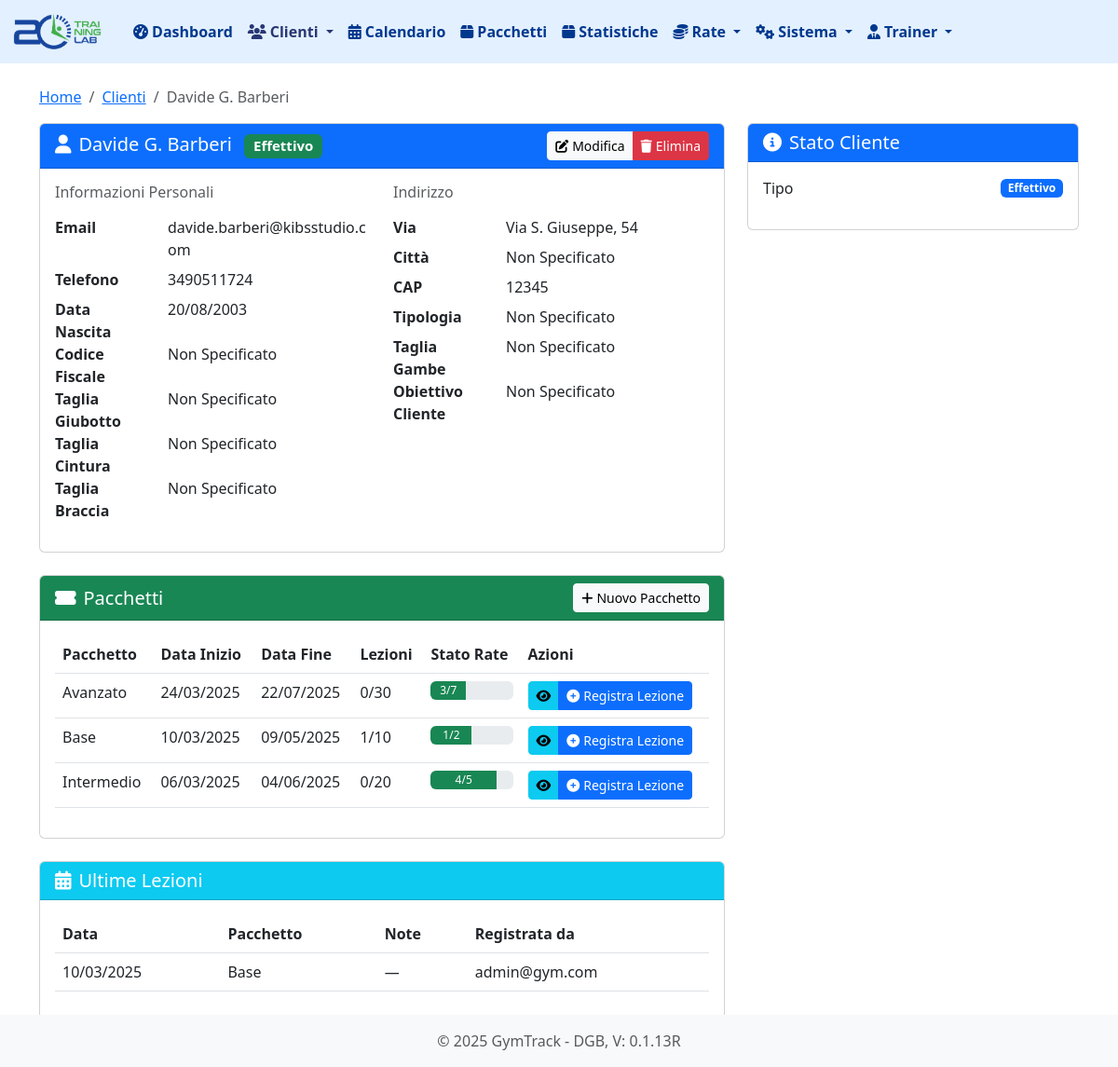
Screenshot of /clienti/1 with the database file from the repository.
### tables this page shows
CREATE TABLE "clienti" (
                    id INTEGER PRIMARY KEY AUTOINCREMENT,
                    nome TEXT NOT NULL,
                    cognome TEXT NOT NULL,
                    email TEXT,
                    telefono TEXT,
                    data_nascita TEXT,
                    indirizzo TEXT,
                    citta TEXT,
                    cap TEXT,
                    note TEXT,
                    tipo TEXT NOT NULL,  -- 'lead' o 'effettivo'
                    codice_fiscale TEXT, -- New field for tax code
                    data_registrazione TEXT NOT NULL
                , sede_id INTEGER DEFAULT 1, tipologia TEXT, taglia_gambe TEXT, taglia_braccia TEXT, taglia_giubotto TEXT, taglia_cintura TEXT, obiettivo_cliente TEXT, provenienza TEXT);

CREATE TABLE abbonamenti (
        id INTEGER PRIMARY KEY AUTOINCREMENT,
        cliente_id INTEGER NOT NULL,
        pacchetto_id INTEGER NOT NULL,
        data_inizio TEXT NOT NULL,
        data_fine TEXT NOT NULL,
        numero_lezioni INTEGER NOT NULL,
        lezioni_utilizzate INTEGER NOT NULL DEFAULT 0,
        prezzo_totale REAL NOT NULL,
        numero_rate INTEGER NOT NULL, sede_id INTEGER DEFAULT 1,
        FOREIGN KEY (cliente_id) REFERENCES clienti (id),
        FOREIGN KEY (pacchetto_id) REFERENCES pacchetti (id)
    );

CREATE TABLE pacchetti (
        id INTEGER PRIMARY KEY AUTOINCREMENT,
        nome TEXT NOT NULL,
        descrizione TEXT,
        prezzo REAL NOT NULL,
        numero_lezioni INTEGER NOT NULL,
        durata_giorni INTEGER NOT NULL,
        attivo BOOLEAN NOT NULL DEFAULT 1
    , sede_id INTEGER DEFAULT 1, pagamento_unico BOOLEAN NOT NULL DEFAULT 0, data_scadenza DATE);

CREATE TABLE "lezioni" (
                id INTEGER PRIMARY KEY AUTOINCREMENT,
                abbonamento_id INTEGER NOT NULL,
                data DATE NOT NULL,
                note TEXT,
                registrata_da INTEGER DEFAULT 1, sede_id INTEGER DEFAULT 1,
                FOREIGN KEY (abbonamento_id) REFERENCES abbonamenti (id),
                FOREIGN KEY (registrata_da) REFERENCES utenti (id)
            );

CREATE TABLE utenti (
                id INTEGER PRIMARY KEY AUTOINCREMENT,
                nome TEXT NOT NULL,
                cognome TEXT NOT NULL,
                email TEXT UNIQUE NOT NULL,
                password TEXT NOT NULL,
                ruolo TEXT NOT NULL DEFAULT 'staff',
                attivo BOOLEAN NOT NULL DEFAULT 1,
                data_creazione TIMESTAMP DEFAULT CURRENT_TIMESTAMP
            );

### routes/clienti.py (the view)
@clienti_bp.route('/clienti/<int:cliente_id>')
def dettaglio_cliente(cliente_id):
    cliente = db.get_cliente(cliente_id)
    if not cliente:
        flash('Cliente non trovato', 'error')
        return redirect(url_for('clienti.lista_clienti'))
    abbonamenti = db.get_abbonamenti_by_cliente(cliente_id)
    lezioni = db.get_lezioni_by_cliente(cliente_id)
    lezioni = [dict(lezione) for lezione in lezioni]
    for lezione in lezioni:
        print(lezione['registrata_da'])
        lezione['registrata_da'] = db.get_user_email_by_id(lezione['registrata_da'])
    oggi = datetime.now().strftime('%Y-%m-%d')
    return render_template('clienti/dettaglio.html',
                         cliente=cliente,
                         abbonamenti=abbonamenti,
                         lezioni=lezioni,
                         oggi=oggi)

### app.py (called while the page is built)
@app.before_request
def setup():
    db.init_db()
    db.create_user_tables()
    g.hierarchy = db.build_hierarchy(session.get('user_role'), session.get('user_email'))

@app.template_filter('format_date')
def format_date_filter(date):
    if isinstance(date, str):
        try:
            date = datetime.strptime(date, '%Y-%m-%d')
        except ValueError:
            return date  # Ritorna la stringa originale se non può essere convertita
    try:
        return date.strftime('%d/%m/%Y')
    except AttributeError:
        return date  # Ritorna il valore originale se non può essere formattato

### database.py (called while the page is built, shortened)
def get_db_connection():
    conn = sqlite3.connect(DATABASE_PATH)
    conn.row_factory = sqlite3.Row
    return conn

def init_db():
    if os.path.exists(DATABASE_PATH):
        return

def get_cliente(cliente_id):
    conn = get_db_connection()
    cliente = conn.execute('SELECT * FROM clienti WHERE id = ?', (cliente_id,)).fetchone()
    conn.close()
    return cliente

def get_abbonamenti_by_cliente(cliente_id):
    conn = get_db_connection()
    try:
        abbonamenti = conn.execute('''
            SELECT
                a.*,
                p.nome as nome_pacchetto,
                (SELECT COUNT(*) FROM rate r WHERE r.abbonamento_id = a.id AND r.pagato = 1) as rate_pagate
            FROM abbonamenti a
            JOIN pacchetti p ON a.pacchetto_id = p.id
            WHERE a.cliente_id = ?
            ORDER BY a.data_inizio DESC
        ''', (cliente_id,)).fetchall()
        return abbonamenti
    finally:
        conn.close()

def get_lezioni_by_cliente(cliente_id):
    conn = get_db_connection()
    lezioni = conn.execute('''
        SELECT l.*,
               p.nome as tipo,
               'Admin' as registrata_da_nome  -- Valore predefinito per ora
        FROM lezioni l
        JOIN abbonamenti a ON l.abbonamento_id = a.id
        JOIN pacchetti p ON a.pacchetto_id = p.id
        WHERE a.cliente_id = ?
        ORDER BY l.data DESC
    ''', (cliente_id,)).fetchall()
    conn.close()
    return lezioni

def build_hierarchy(user_role=None, user_email=None):
    hierarchy = []
    franchisor_id = None
    if user_role == 'franchisor':
        franchisor = get_franchisor_by_email(user_email)
        if franchisor:
            franchisor_id = franchisor['id']
    return hierarchy

### templates/clienti/dettaglio.html (shortened to what this page needs)
{% extends 'base.html' %}
{% block content %}
<nav aria-label="breadcrumb">
    <ol class="breadcrumb">
        <li class="breadcrumb-item"><a href="{{ url_for('index') }}">Home</a></li>
        <li class="breadcrumb-item"><a href="{{ url_for('clienti.lista_clienti') }}">Clienti</a></li>
        <li class="breadcrumb-item active">{{ cliente.nome }} {{ cliente.cognome }}</li>
    </ol>
</nav>
<div class="row mb-4">
    <div class="col-md-8">
        <div class="card">
            <div class="card-header bg-primary text-white d-flex justify-content-between align-items-center">
                <h5 class="card-title mb-0">
                    <i class="fas fa-user me-2"></i>{{ cliente.nome }} {{ cliente.cognome }}
                    {% if cliente.tipo == 'lead' %}
                        <span class="badge bg-warning ms-2">Lead</span>
                    {% else %}
                        <span class="badge bg-success ms-2">Effettivo</span>
                    {% endif %}
                </h5>
                <div class="btn-group">
                    <a href="{{ url_for('clienti.modifica_cliente', cliente_id=cliente.id) }}"
                       class="btn btn-light btn-sm">
                        <i class="fas fa-edit me-1"></i>Modifica
                    </a>
                    <button type="button"
                            class="btn btn-danger btn-sm"
                            data-bs-toggle="modal"
                            data-bs-target="#eliminaModal">
                        <i class="fas fa-trash me-1"></i>Elimina
                    </button>
                </div>
            </div>
            <div class="card-body">
                <div class="row">
                    <div class="col-md-6">
                        <h6 class="text-muted mb-3">Informazioni Personali</h6>
                        <dl class="row">
                            <dt class="col-sm-4">Email</dt>
                            <dd class="col-sm-8">{{ cliente.email or 'Non Specificato' }}</dd>
                            <dt class="col-sm-4">Telefono</dt>
                            <dd class="col-sm-8">{{ cliente.telefono or 'Non Specificato' }}</dd>
                            <dt class="col-sm-4">Data Nascita</dt>
                            <dd class="col-sm-8">{{ cliente.data_nascita|format_date or 'Non Specificato' }}</dd>
                            <dt class="col-sm-4">Codice Fiscale</dt>
                            <dd class="col-sm-8">{{ cliente.codice_fiscale or 'Non Specificato' }}</dd>
                            <dt class="col-sm-4">Taglia Giubotto</dt>
                            <dd class="col-sm-8">{{ cliente.taglia_giubotto or 'Non Specificato' }}</dd>
                            <dt class="col-sm-4">Taglia Cintura</dt>
                            <dd class="col-sm-8">{{ cliente.taglia_cintura or 'Non Specificato' }}</dd>
                            <dt class="col-sm-4">Taglia Braccia</dt>
                            <dd class="col-sm-8">{{ cliente.taglia_braccia or 'Non Specificato' }}</dd>
                        </dl>
                    </div>
                    <div class="col-md-6">
                        <h6 class="text-muted mb-3">Indirizzo</h6>
                        <dl class="row">
                            <dt class="col-sm-4">Via</dt>
                            <dd class="col-sm-8">{{ cliente.indirizzo or 'Non Specificato' }}</dd>
                            <dt class="col-sm-4">Città</dt>
                            <dd class="col-sm-8">{{ cliente.citta or 'Non Specificato' }}</dd>
                            <dt class="col-sm-4">CAP</dt>
                            <dd class="col-sm-8">{{ cliente.cap or 'Non Specificato' }}</dd>
                            <dt class="col-sm-4">Tipologia</dt>
                            <dd class="col-sm-8">{{ cliente.tipologia or 'Non Specificato'}}</dd>
                            <dt class="col-sm-4">Taglia Gambe</dt>
                            <dd class="col-sm-8">{{ cliente.taglia_gambe or 'Non Specificato' }}</dd>
                            <dt class="col-sm-4">Obiettivo Cliente</dt>
                            <dd class="col-sm-8">{{ cliente.obiettivo_cliente or 'Non Specificato' }}</dd>
                        </dl>
                    </div>
                </div>
            </div>
        </div>
<div class="card mt-4">
    <div class="card-header bg-success text-white d-flex justify-content-between align-items-center">
        <h5 class="card-title mb-0">
            <i class="fas fa-ticket-alt me-2"></i>Pacchetti
        </h5>
        <div>
            <a href="{{ url_for('abbonamenti.nuovo_abbonamento', cliente_id=cliente.id) }}"
               class="btn btn-light btn-sm">
                <i class="fas fa-plus me-1"></i>Nuovo Pacchetto
            </a>
        </div>
    </div>
    <div class="card-body">
        {% if abbonamenti %}
            <div class="table-responsive">
                <table class="table table-hover">
                    <thead>
                        <tr>
                            <th>Pacchetto</th>
                            <th>Data Inizio</th>
                            <th>Data Fine</th>
                            <th>Lezioni</th>
                            <th>Stato Rate</th>
                            <th>Azioni</th>
                        </tr>
                    </thead>
                    <tbody>
                        {% for abb in abbonamenti %}
                            <tr>
                                <td>{{ abb.nome_pacchetto }}</td>
                                <td>{{ abb.data_inizio|format_date }}</td>
                                <td>{{ abb.data_fine|format_date }}</td>
                                <td>
                                    {{ abb.lezioni_utilizzate }}/{{ abb.numero_lezioni }}
                                </td>
                                <td>
                                    {% set rate_pagate = abb.rate_pagate|default(0) %}
                                    {% set rate_totali = abb.numero_rate|default(1) %}
                                    <div class="progress" style="height: 20px;">
                                        <div class="progress-bar bg-success"
                                             role="progressbar"
                                             style="width: {{ (rate_pagate/rate_totali * 100)|round }}%"
                                             aria-valuenow="{{ rate_pagate }}"
                                             aria-valuemin="0"
                                             aria-valuemax="{{ rate_totali }}">
                                            {{ rate_pagate }}/{{ rate_totali }}
                                        </div>
                                    </div>
                                </td>
                                <td>
                                    <div class="btn-group">
                                        <a href="{{ url_for('abbonamenti.dettaglio_abbonamento', abbonamento_id=abb.id) }}"
                                           class="btn btn-sm btn-info">
                                            <i class="fas fa-eye"></i>
                                        </a>
                                        <a href="{{ url_for('lezioni.registra_lezione', abbonamento_id=abb.id) }}"
                                           class="btn btn-sm btn-primary">
                                            <i class="fas fa-plus-circle me-1"></i>Registra Lezione
                                        </a>
                                    </div>
                                </td>
                            </tr>
                        {% endfor %}
                    </tbody>
                </table>
            </div>
        {% else %}
            <div class="alert alert-info">
                <i class="fas fa-info-circle me-2"></i>Nessun pacchetto attivo.
            </div>
        {% endif %}
    </div>
</div>
        <div class="card mt-4">
            <div class="card-header bg-info text-white">
                <h5 class="card-title mb-0">
                    <i class="fas fa-calendar-alt me-2"></i>Ultime Lezioni
                </h5>
            </div>
            <div class="card-body">
                {% if lezioni %}
                    <div class="table-responsive">
                        <table class="table table-hover">
                            <thead>
                                <tr>
                                    <th>Data</th>
                                    <th>Pacchetto</th>
                                    <th>Note</th>
                                    <th>Registrata da</th>
                                </tr>
                            </thead>
                            <tbody>
                                {% for lezione in lezioni %}
                                    <tr>
                                        <td>{{ lezione.data|format_date }}</td>
                                        <td>{{ lezione.tipo }}</td>
                                        <td>{{ lezione.note or '—' }}</td>
                                        <td>{{ lezione.registrata_da or '—' }}</td>
                                    </tr>
                                {% endfor %}
                            </tbody>
                        </table>
                    </div>
                {% else %}
                    <div class="alert alert-info">
                        <i class="fas fa-info-circle me-2"></i>Nessuna lezione registrata.
                    </div>
                {% endif %}
            </div>
        </div>
    </div>
    <div class="col-md-4">
        <div class="card mb-4">
            <div class="card-header bg-primary text-white">
                <h5 class="card-title mb-0">
                    <i class="fas fa-info-circle me-2"></i>Stato Cliente
                </h5>
            </div>
            <div class="card-body">
                <div class="d-flex justify-content-between align-items-center mb-3">
                    <span>Tipo</span>
                    <span class="badge bg-{{ 'primary' if cliente.tipo == 'effettivo' else 'warning' }}">
                        {{ cliente.tipo|title }}
                    </span>
                </div>
            </div>
        </div>
    </div>
</div>
{% endblock %}

### rows the page displays
clienti: nome "Davide G.", cognome "Barberi", email "davide.barberi@kibsstudio.com", telefono "3490511724", data_nascita "20/08/2003", indirizzo "Via S. Giuseppe, 54", cap "12345", tipo "Effettivo"
abbonamenti: nome_pacchetto "Avanzato", data_inizio "24/03/2025", data_fine "22/07/2025", lezioni_utilizzate "0", numero_lezioni "30", {{ (rate_pagate/rate_totali * 100)|round }} 43.0 (drawn), pacchetto "3", numero_rate "7"
abbonamenti: nome_pacchetto "Base", data_inizio "10/03/2025", data_fine "09/05/2025", lezioni_utilizzate "1", numero_lezioni "10", {{ (rate_pagate/rate_totali * 100)|round }} 50.0 (drawn), rate_pagate "1", numero_rate "2"
abbonamenti: nome_pacchetto "Intermedio", data_inizio "06/03/2025", data_fine "04/06/2025", lezioni_utilizzate "0", numero_lezioni "20", {{ (rate_pagate/rate_totali * 100)|round }} 80.0 (drawn), rate_pagate "4", numero_rate "5"
lezioni: data "10/03/2025"
pacchetti: tipo "Base"
utenti: email "admin@gym.com"

### other values shown
{{ cliente.codice_fiscale or 'Non Specificato' }} "Non Specificato"
{{ cliente.taglia_giubotto or 'Non Specificato' }} "Non Specificato"
{{ cliente.taglia_cintura or 'Non Specificato' }} "Non Specificato"
{{ cliente.taglia_braccia or 'Non Specificato' }} "Non Specificato"
{{ cliente.citta or 'Non Specificato' }} "Non Specificato"
{{ cliente.tipologia or 'Non Specificato' }} "Non Specificato"
{{ cliente.taglia_gambe or 'Non Specificato' }} "Non Specificato"
{{ cliente.obiettivo_cliente or 'Non Specificato' }} "Non Specificato"
{{ lezione.note or '—' }} "—"
